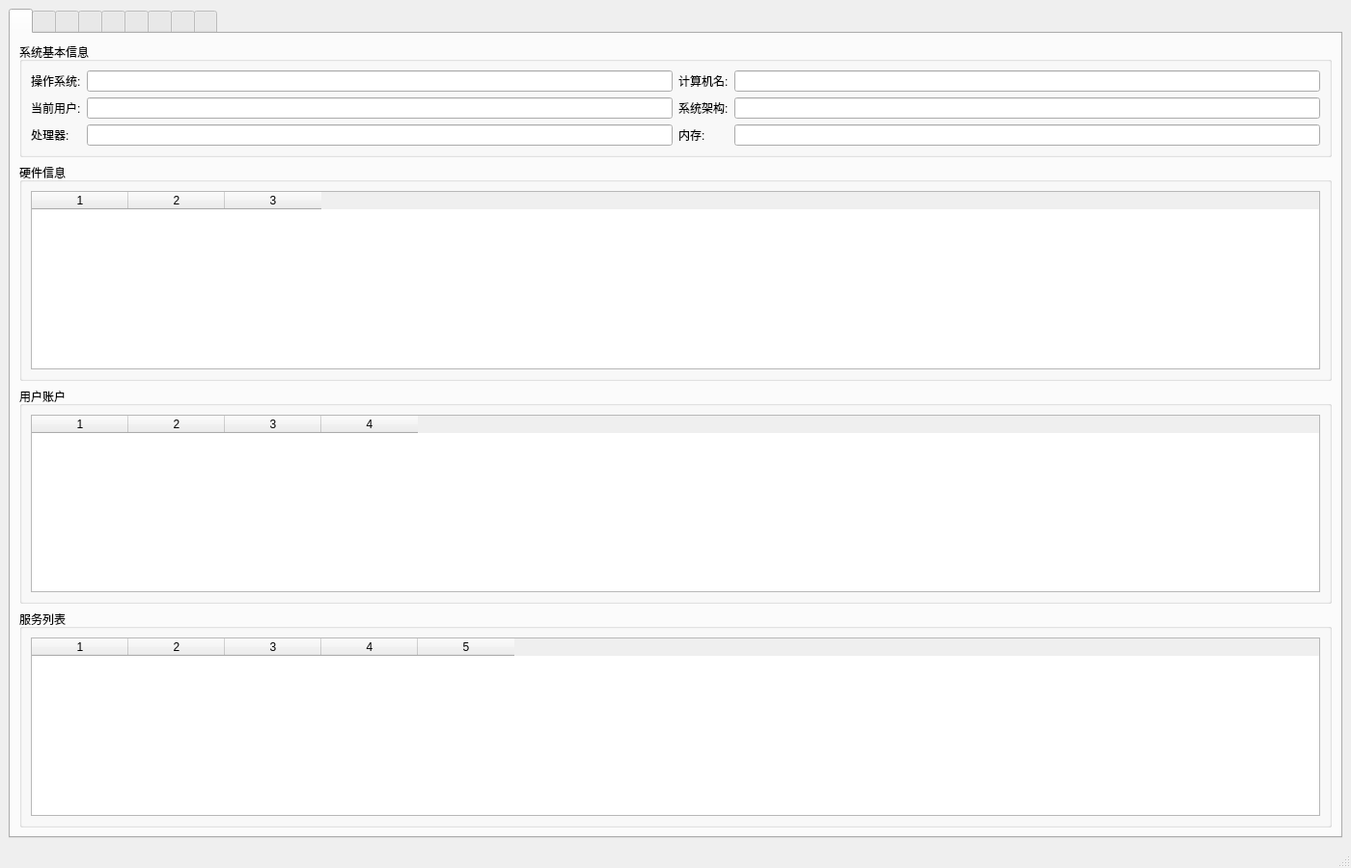
<?xml version="1.0" encoding="UTF-8"?>
<ui version="4.0">
 <class>MainWindow</class>
 <widget class="QMainWindow" name="MainWindow">
  <property name="geometry">
   <rect>
    <x>0</x>
    <y>0</y>
    <width>1400</width>
    <height>900</height>
   </rect>
  </property>
  <property name="windowTitle">
   <string>应急响应工具 v1.0.0</string>
  </property>
  <widget class="QWidget" name="centralWidget">
   <layout class="QVBoxLayout" name="verticalLayout_2">
    <item>
     <widget class="QTabWidget" name="tabWidget">
      <property name="tabPosition">
       <enum>QTabWidget::North</enum>
      </property>
      <property name="tabShape">
       <enum>QTabWidget::Rounded</enum>
      </property>
      <property name="currentIndex">
       <number>0</number>
      </property>
      <property name="tabsClosable">
       <bool>false</bool>
      </property>
      <widget class="QWidget" name="systemInfoTab">
       <attribute name="toolTip">
        <string>系统信息收集</string>
       </attribute>
       <attribute name="whatsThis">
        <string>系统基本信息收集模块</string>
       </attribute>
       <layout class="QVBoxLayout" name="verticalLayout">
        <item>
         <widget class="QGroupBox" name="groupBoxSystem">
          <property name="title">
           <string>系统基本信息</string>
          </property>
          <layout class="QGridLayout" name="gridLayout">
           <item row="0" column="0">
            <widget class="QLabel" name="labelOS">
             <property name="text">
              <string>操作系统:</string>
             </property>
            </widget>
           </item>
           <item row="0" column="1">
            <widget class="QLineEdit" name="lineEditOS"/>
           </item>
           <item row="0" column="2">
            <widget class="QLabel" name="labelComputerName">
             <property name="text">
              <string>计算机名:</string>
             </property>
            </widget>
           </item>
           <item row="0" column="3">
            <widget class="QLineEdit" name="lineEditComputerName"/>
           </item>
           <item row="1" column="0">
            <widget class="QLabel" name="labelUser">
             <property name="text">
              <string>当前用户:</string>
             </property>
            </widget>
           </item>
           <item row="1" column="1">
            <widget class="QLineEdit" name="lineEditUser"/>
           </item>
           <item row="1" column="2">
            <widget class="QLabel" name="labelArchitecture">
             <property name="text">
              <string>系统架构:</string>
             </property>
            </widget>
           </item>
           <item row="1" column="3">
            <widget class="QLineEdit" name="lineEditArchitecture"/>
           </item>
           <item row="2" column="0">
            <widget class="QLabel" name="labelCPU">
             <property name="text">
              <string>处理器:</string>
             </property>
            </widget>
           </item>
           <item row="2" column="1">
            <widget class="QLineEdit" name="lineEditCPU"/>
           </item>
           <item row="2" column="2">
            <widget class="QLabel" name="labelMemory">
             <property name="text">
              <string>内存:</string>
             </property>
            </widget>
           </item>
           <item row="2" column="3">
            <widget class="QLineEdit" name="lineEditMemory"/>
           </item>
          </layout>
         </widget>
        </item>
        <item>
         <widget class="QGroupBox" name="groupBoxHardware">
          <property name="title">
           <string>硬件信息</string>
          </property>
          <layout class="QVBoxLayout" name="verticalLayout_3">
           <item>
            <widget class="QTableWidget" name="tableWidgetDisk">
             <property name="columnCount">
              <number>3</number>
             </property>
             <column>
              <property name="horizontalHeaderItem">
               <property name="text">
                <string>盘符</string>
               </property>
              </property>
             </column>
             <column>
              <property name="horizontalHeaderItem">
               <property name="text">
                <string>类型</string>
               </property>
              </property>
             </column>
             <column>
              <property name="horizontalHeaderItem">
               <property name="text">
                <string>容量信息</string>
               </property>
              </property>
             </column>
            </widget>
           </item>
          </layout>
         </widget>
        </item>
        <item>
         <widget class="QGroupBox" name="groupBoxUsers">
          <property name="title">
           <string>用户账户</string>
          </property>
          <layout class="QVBoxLayout" name="verticalLayout_4">
           <item>
            <widget class="QTableWidget" name="tableWidgetUsers">
             <property name="columnCount">
              <number>4</number>
             </property>
             <column>
              <property name="horizontalHeaderItem">
               <property name="text">
                <string>用户名</string>
               </property>
              </property>
             </column>
             <column>
              <property name="horizontalHeaderItem">
               <property name="text">
                <string>全名</string>
               </property>
              </property>
             </column>
             <column>
              <property name="horizontalHeaderItem">
               <property name="text">
                <string>状态</string>
               </property>
              </property>
             </column>
             <column>
              <property name="horizontalHeaderItem">
               <property name="text">
                <string>最后登录</string>
               </property>
              </property>
             </column>
            </widget>
           </item>
          </layout>
         </widget>
        </item>
        <item>
         <widget class="QGroupBox" name="groupBoxServices">
          <property name="title">
           <string>服务列表</string>
          </property>
          <layout class="QVBoxLayout" name="verticalLayout_5">
           <item>
            <widget class="QTableWidget" name="tableWidgetServices">
             <property name="columnCount">
              <number>5</number>
             </property>
             <column>
              <property name="horizontalHeaderItem">
               <property name="text">
                <string>名称</string>
               </property>
              </property>
             </column>
             <column>
              <property name="horizontalHeaderItem">
               <property name="text">
                <string>显示名称</string>
               </property>
              </property>
             </column>
             <column>
              <property name="horizontalHeaderItem">
               <property name="text">
                <string>状态</string>
               </property>
              </property>
             </column>
             <column>
              <property name="horizontalHeaderItem">
               <property name="text">
                <string>启动类型</string>
               </property>
              </property>
             </column>
             <column>
              <property name="horizontalHeaderItem">
               <property name="text">
                <string>路径</string>
               </property>
              </property>
             </column>
            </widget>
           </item>
          </layout>
         </widget>
        </item>
       </layout>
      </widget>
      <widget class="QWidget" name="threatTab">
       <attribute name="toolTip">
        <string>威胁检测</string>
       </attribute>
       <layout class="QVBoxLayout" name="verticalLayout_6">
        <item>
         <widget class="QGroupBox" name="groupBoxScan">
          <property name="title">
           <string>威胁扫描</string>
          </property>
          <layout class="QHBoxLayout" name="horizontalLayout_2">
           <item>
            <widget class="QPushButton" name="btnStartScan">
             <property name="text">
              <string>开始扫描</string>
             </property>
            </widget>
           </item>
           <item>
            <widget class="QPushButton" name="btnStopScan">
             <property name="text">
              <string>停止扫描</string>
             </property>
            </widget>
           </item>
           <item>
            <widget class="QProgressBar" name="progressBarScan">
             <property name="value">
              <number>0</number>
             </property>
            </widget>
           </item>
           <item>
            <widget class="QLabel" name="labelScanStatus">
             <property name="text">
              <string>就绪</string>
             </property>
            </widget>
           </item>
          </layout>
         </widget>
        </item>
        <item>
         <widget class="QGroupBox" name="groupBoxResults">
          <property name="title">
           <string>扫描结果</string>
          </property>
          <layout class="QVBoxLayout" name="verticalLayout_7">
           <item>
            <widget class="QTableWidget" name="tableWidgetThreats">
             <property name="columnCount">
              <number>6</number>
             </property>
             <column>
              <property name="horizontalHeaderItem">
               <property name="text">
                <string>类型</string>
               </property>
              </property>
             </column>
             <column>
              <property name="horizontalHeaderItem">
               <property name="text">
                <string>名称</string>
               </property>
              </property>
             </column>
             <column>
              <property name="horizontalHeaderItem">
               <property name="text">
                <string>描述</string>
               </property>
              </property>
             </column>
             <column>
              <property name="horizontalHeaderItem">
               <property name="text">
                <string>严重程度</string>
               </property>
              </property>
             </column>
             <column>
              <property name="horizontalHeaderItem">
               <property name="text">
                <string>位置</string>
               </property>
              </property>
             </column>
             <column>
              <property name="horizontalHeaderItem">
               <property name="text">
                <string>处理状态</string>
               </property>
              </property>
             </column>
            </widget>
           </item>
          </layout>
         </widget>
        </item>
       </layout>
      </widget>
      <widget class="QWidget" name="logTab">
       <attribute name="toolTip">
        <string>日志分析</string>
       </attribute>
       <layout class="QVBoxLayout" name="verticalLayout_8">
        <item>
         <widget class="QGroupBox" name="groupBoxLogSettings">
          <property name="title">
           <string>日志设置</string>
          </property>
          <layout class="QHBoxLayout" name="horizontalLayout_3">
           <item>
            <widget class="QComboBox" name="comboBoxLogType">
             <property name="currentText">
              <string>Windows事件日志</string>
             </property>
             <item>
              <property name="text">
               <string>Windows事件日志</string>
              </property>
             </item>
             <item>
              <property name="text">
               <string>IIS日志</string>
              </property>
             </item>
             <item>
              <property name="text">
               <string>系统日志</string>
              </property>
             </item>
             <item>
              <property name="text">
               <string>安全日志</string>
              </property>
             </item>
            </widget>
           </item>
           <item>
            <widget class="QDateTimeEdit" name="dateTimeStart">
             <property name="dateTime">
              <datetime>
               <year>2024</year>
               <month>1</month>
               <day>1</day>
               <hour>0</hour>
               <minute>0</minute>
               <second>0</second>
              </datetime>
             </property>
            </widget>
           </item>
           <item>
            <widget class="QLabel">
             <property name="text">
              <string>至</string>
             </property>
            </widget>
           </item>
           <item>
            <widget class="QDateTimeEdit" name="dateTimeEnd">
             <property name="dateTime">
              <datetime>
               <year>2024</year>
               <month>12</month>
               <day>31</day>
               <hour>23</hour>
               <minute>59</minute>
               <second>59</second>
              </datetime>
             </property>
            </widget>
           </item>
           <item>
            <widget class="QLineEdit" name="lineEditKeyword">
             <property name="placeholderText">
              <string>关键字搜索...</string>
             </property>
            </widget>
           </item>
           <item>
            <widget class="QPushButton" name="btnAnalyzeLog">
             <property name="text">
              <string>分析日志</string>
             </property>
            </widget>
           </item>
          </layout>
         </widget>
        </item>
        <item>
         <widget class="QTableWidget" name="tableWidgetLogs">
          <property name="columnCount">
           <number>6</number>
          </property>
          <column>
           <property name="horizontalHeaderItem">
            <property name="text">
             <string>时间</string>
            </property>
           </property>
          </column>
          <column>
           <property name="horizontalHeaderItem">
            <property name="text">
             <string>来源</string>
            </property>
           </property>
          </column>
          <column>
           <property name="horizontalHeaderItem">
            <property name="text">
             <string>事件ID</string>
            </property>
           </property>
          </column>
          <column>
           <property name="horizontalHeaderItem">
            <property name="text">
             <string>级别</string>
            </property>
           </property>
          </column>
          <column>
           <property name="horizontalHeaderItem">
            <property name="text">
             <string>描述</string>
            </property>
           </property>
          </column>
          <column>
           <property name="horizontalHeaderItem">
            <property name="text">
             <string>异常</string>
            </property>
           </property>
          </column>
         </widget>
        </item>
       </layout>
      </widget>
      <widget class="QWidget" name="networkTab">
       <attribute name="toolTip">
        <string>网络分析</string>
       </attribute>
       <layout class="QVBoxLayout" name="verticalLayout_9">
        <item>
         <widget class="QGroupBox" name="groupBoxNetworkScan">
          <property name="title">
           <string>网络监控</string>
          </property>
          <layout class="QHBoxLayout" name="horizontalLayout_4">
           <item>
            <widget class="QPushButton" name="btnRefreshNetwork">
             <property name="text">
              <string>刷新网络连接</string>
             </property>
            </widget>
           </item>
           <item>
            <widget class="QPushButton" name="btnPortScan">
             <property name="text">
              <string>端口扫描</string>
             </property>
            </widget>
           </item>
           <item>
            <widget class="QLabel" name="labelConnectionCount">
             <property name="text">
              <string>连接数: 0</string>
             </property>
            </widget>
           </item>
           <item>
            <widget class="QLabel" name="labelSuspiciousCount">
             <property name="text">
              <string>可疑连接: 0</string>
             </property>
            </widget>
           </item>
          </layout>
         </widget>
        </item>
        <item>
         <widget class="QTableWidget" name="tableWidgetNetwork">
          <property name="columnCount">
           <number>7</number>
          </property>
          <column>
           <property name="horizontalHeaderItem">
            <property name="text">
             <string>协议</string>
            </property>
           </property>
          </column>
          <column>
           <property name="horizontalHeaderItem">
            <property name="text">
             <string>本地地址</string>
            </property>
           </property>
          </column>
          <column>
           <property name="horizontalHeaderItem">
            <property name="text">
             <string>远程地址</string>
            </property>
           </property>
          </column>
          <column>
           <property name="horizontalHeaderItem">
            <property name="text">
             <string>状态</string>
            </property>
           </property>
          </column>
          <column>
           <property name="horizontalHeaderItem">
            <property name="text">
             <string>PID</string>
            </property>
           </property>
          </column>
          <column>
           <property name="horizontalHeaderItem">
            <property name="text">
             <string>进程名</string>
            </property>
           </property>
          </column>
          <column>
           <property name="horizontalHeaderItem">
            <property name="text">
             <string>可疑</string>
            </property>
           </property>
          </column>
         </widget>
        </item>
       </layout>
      </widget>
      <widget class="QWidget" name="fileTab">
       <attribute name="toolTip">
        <string>文件分析</string>
       </attribute>
       <layout class="QVBoxLayout" name="verticalLayout_10">
        <item>
         <widget class="QGroupBox" name="groupBoxFileScan">
          <property name="title">
           <string>文件扫描</string>
          </property>
          <layout class="QHBoxLayout" name="horizontalLayout_5">
           <item>
            <widget class="QPushButton" name="btnSelectDir">
             <property name="text">
              <string>选择目录</string>
             </property>
            </widget>
           </item>
           <item>
            <widget class="QLineEdit" name="lineEditScanPath">
             <property name="placeholderText">
              <string>请选择要扫描的目录...</string>
             </property>
            </widget>
           </item>
           <item>
            <widget class="QPushButton" name="btnStartFileScan">
             <property name="text">
              <string>开始扫描</string>
             </property>
            </widget>
           </item>
           <item>
            <widget class="QProgressBar" name="progressBarFile">
             <property name="value">
              <number>0</number>
             </property>
            </widget>
           </item>
          </layout>
         </widget>
        </item>
        <item>
         <widget class="QTableWidget" name="tableWidgetFiles">
          <property name="columnCount">
           <number>6</number>
          </property>
          <column>
           <property name="horizontalHeaderItem">
            <property name="text">
             <string>名称</string>
            </property>
           </property>
          </column>
          <column>
           <property name="horizontalHeaderItem">
            <property name="text">
             <string>路径</string>
            </property>
           </property>
          </column>
          <column>
           <property name="horizontalHeaderItem">
            <property name="text">
             <string>大小</string>
            </property>
           </property>
          </column>
          <column>
           <property name="horizontalHeaderItem">
            <property name="text">
             <string>修改时间</string>
            </property>
           </property>
          </column>
          <column>
           <property name="horizontalHeaderItem">
            <property name="text">
             <string>哈希</string>
            </property>
           </property>
          </column>
          <column>
           <property name="horizontalHeaderItem">
            <property name="text">
             <string>可疑</string>
            </property>
           </property>
          </column>
         </widget>
        </item>
       </layout>
      </widget>
      <widget class="QWidget" name="forensicsTab">
       <attribute name="toolTip">
        <string>电子取证</string>
       </attribute>
       <layout class="QVBoxLayout" name="verticalLayout_11">
        <item>
         <widget class="QGroupBox" name="groupBoxForensics">
          <property name="title">
           <string>取证工具</string>
          </property>
          <layout class="QGridLayout" name="gridLayout_2">
           <item row="0" column="0">
            <widget class="QPushButton" name="btnMemoryDump">
             <property name="text">
              <string>内存镜像</string>
             </property>
            </widget>
           </item>
           <item row="0" column="1">
            <widget class="QPushButton" name="btnRegistryExport">
             <property name="text">
              <string>注册表导出</string>
             </property>
            </widget>
           </item>
           <item row="0" column="2">
            <widget class="QPushButton" name="btnProcessDump">
             <property name="text">
              <string>进程转储</string>
             </property>
            </widget>
           </item>
           <item row="1" column="0">
            <widget class="QPushButton" name="btnTimelineAnalysis">
             <property name="text">
              <string>时间线分析</string>
             </property>
            </widget>
           </item>
           <item row="1" column="1">
            <widget class="QPushButton" name="btnBrowserHistory">
             <property name="text">
              <string>浏览器历史</string>
             </property>
            </widget>
           </item>
           <item row="1" column="2">
            <widget class="QPushButton" name="btnUSBHistory">
             <property name="text">
              <string>USB历史</string>
             </property>
            </widget>
           </item>
          </layout>
         </widget>
        </item>
        <item>
         <widget class="QTextEdit" name="textEditForensics">
          <property name="readOnly">
           <bool>true</bool>
          </property>
         </widget>
        </item>
       </layout>
      </widget>
      <widget class="QWidget" name="webshellTab">
       <attribute name="toolTip">
        <string>WebShell检测</string>
       </attribute>
       <layout class="QVBoxLayout" name="verticalLayout_12">
        <item>
         <widget class="QGroupBox" name="groupBoxWebShellScan">
          <property name="title">
           <string>WebShell扫描</string>
          </property>
          <layout class="QHBoxLayout" name="horizontalLayout_6">
           <item>
            <widget class="QComboBox" name="comboBoxTool">
             <property name="currentText">
              <string>D盾WebShellKill</string>
             </property>
             <item>
              <property name="text">
               <string>D盾WebShellKill</string>
              </property>
             </item>
             <item>
              <property name="text">
               <string>河马查杀</string>
              </property>
             </item>
             <item>
              <property name="text">
               <string>自定义规则</string>
              </property>
             </item>
            </widget>
           </item>
           <item>
            <widget class="QPushButton" name="btnSelectWebDir">
             <property name="text">
              <string>选择Web目录</string>
             </property>
            </widget>
           </item>
           <item>
            <widget class="QLineEdit" name="lineEditWebDir">
             <property name="placeholderText">
              <string>请选择Web根目录...</string>
             </property>
            </widget>
           </item>
           <item>
            <widget class="QPushButton" name="btnStartWebShellScan">
             <property name="text">
              <string>开始扫描</string>
             </property>
            </widget>
           </item>
           <item>
            <widget class="QProgressBar" name="progressBarWebShell">
             <property name="value">
              <number>0</number>
             </property>
            </widget>
           </item>
          </layout>
         </widget>
        </item>
        <item>
         <widget class="QTableWidget" name="tableWidgetWebShell">
          <property name="columnCount">
           <number>6</number>
          </property>
          <column>
           <property name="horizontalHeaderItem">
            <property name="text">
             <string>文件路径</string>
            </property>
           </property>
          </column>
          <column>
           <property name="horizontalHeaderItem">
            <property name="text">
             <string>威胁类型</string>
            </property>
           </property>
          </column>
          <column>
           <property name="horizontalHeaderItem">
            <property name="text">
             <string>严重程度</string>
            </property>
           </property>
          </column>
          <column>
           <property name="horizontalHeaderItem">
            <property name="text">
             <string>检测工具</string>
            </property>
           </property>
          </column>
          <column>
           <property name="horizontalHeaderItem">
            <property name="text">
             <string>匹配特征</string>
            </property>
           </property>
          </column>
          <column>
           <property name="horizontalHeaderItem">
            <property name="text">
             <string>操作</string>
            </property>
           </property>
          </column>
         </widget>
        </item>
       </layout>
      </widget>
      <widget class="QWidget" name="toolsTab">
       <attribute name="toolTip">
        <string>第三方工具</string>
       </attribute>
       <layout class="QVBoxLayout" name="verticalLayout_13">
        <item>
         <widget class="QGroupBox" name="groupBoxTools">
          <property name="title">
           <string>第三方工具管理</string>
          </property>
          <layout class="QGridLayout" name="gridLayoutTools">
           <item row="0" column="0">
            <widget class="QPushButton" name="btnToolProcessExp">
             <property name="text">
              <string>Process Explorer</string>
             </property>
            </widget>
           </item>
           <item row="0" column="1">
            <widget class="QPushButton" name="btnToolAutoruns">
             <property name="text">
              <string>AutoRuns</string>
             </property>
            </widget>
           </item>
           <item row="0" column="2">
            <widget class="QPushButton" name="btnToolPCHunter">
             <property name="text">
              <string>PCHunter</string>
             </property>
            </widget>
           </item>
           <item row="1" column="0">
            <widget class="QPushButton" name="btnToolWireshark">
             <property name="text">
              <string>Wireshark</string>
             </property>
            </widget>
           </item>
           <item row="1" column="1">
            <widget class="QPushButton" name="btnToolNmap">
             <property name="text">
              <string>Nmap</string>
             </property>
            </widget>
           </item>
           <item row="1" column="2">
            <widget class="QPushButton" name="btnToolVolatility">
             <property name="text">
              <string>Volatility</string>
             </property>
            </widget>
           </item>
          </layout>
         </widget>
        </item>
       </layout>
      </widget>
      <widget class="QWidget" name="reportTab">
       <attribute name="toolTip">
        <string>报告生成</string>
       </attribute>
       <layout class="QVBoxLayout" name="verticalLayout_14">
        <item>
         <widget class="QGroupBox" name="groupBoxReport">
          <property name="title">
           <string>报告生成</string>
          </property>
          <layout class="QHBoxLayout" name="horizontalLayout_7">
           <item>
            <widget class="QPushButton" name="btnGeneratePDF">
             <property name="text">
              <string>生成PDF报告</string>
             </property>
            </widget>
           </item>
           <item>
            <widget class="QPushButton" name="btnGenerateHTML">
             <property name="text">
              <string>生成HTML报告</string>
             </property>
            </widget>
           </item>
           <item>
            <widget class="QPushButton" name="btnExportData">
             <property name="text">
              <string>导出数据</string>
             </property>
            </widget>
           </item>
          </layout>
         </widget>
        </item>
        <item>
         <widget class="QTextEdit" name="textEditReport">
          <property name="readOnly">
           <bool>true</bool>
          </property>
         </widget>
        </item>
       </layout>
      </widget>
     </widget>
    </item>
   </layout>
  </widget>
  <widget class="QMenuBar" name="menuBar">
   <property name="geometry">
    <rect>
     <x>0</x>
     <y>0</y>
     <width>1400</width>
     <height>23</height>
    </rect>
   </property>
  </widget>
  <widget class="QStatusBar" name="statusBar"/>
 </widget>
 <resources/>
 <connections/>
</ui>
